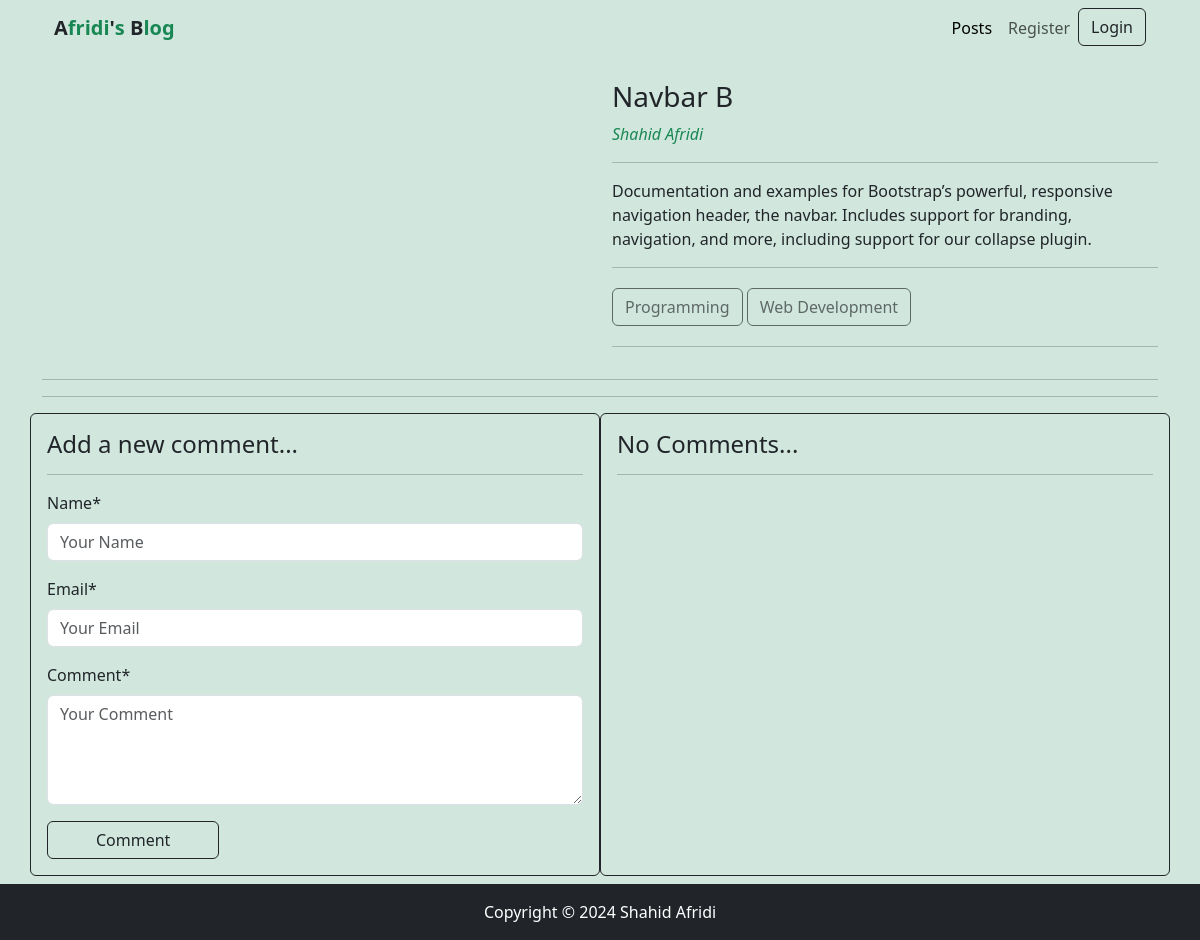
Page /post_details/1 on the earlier database version.
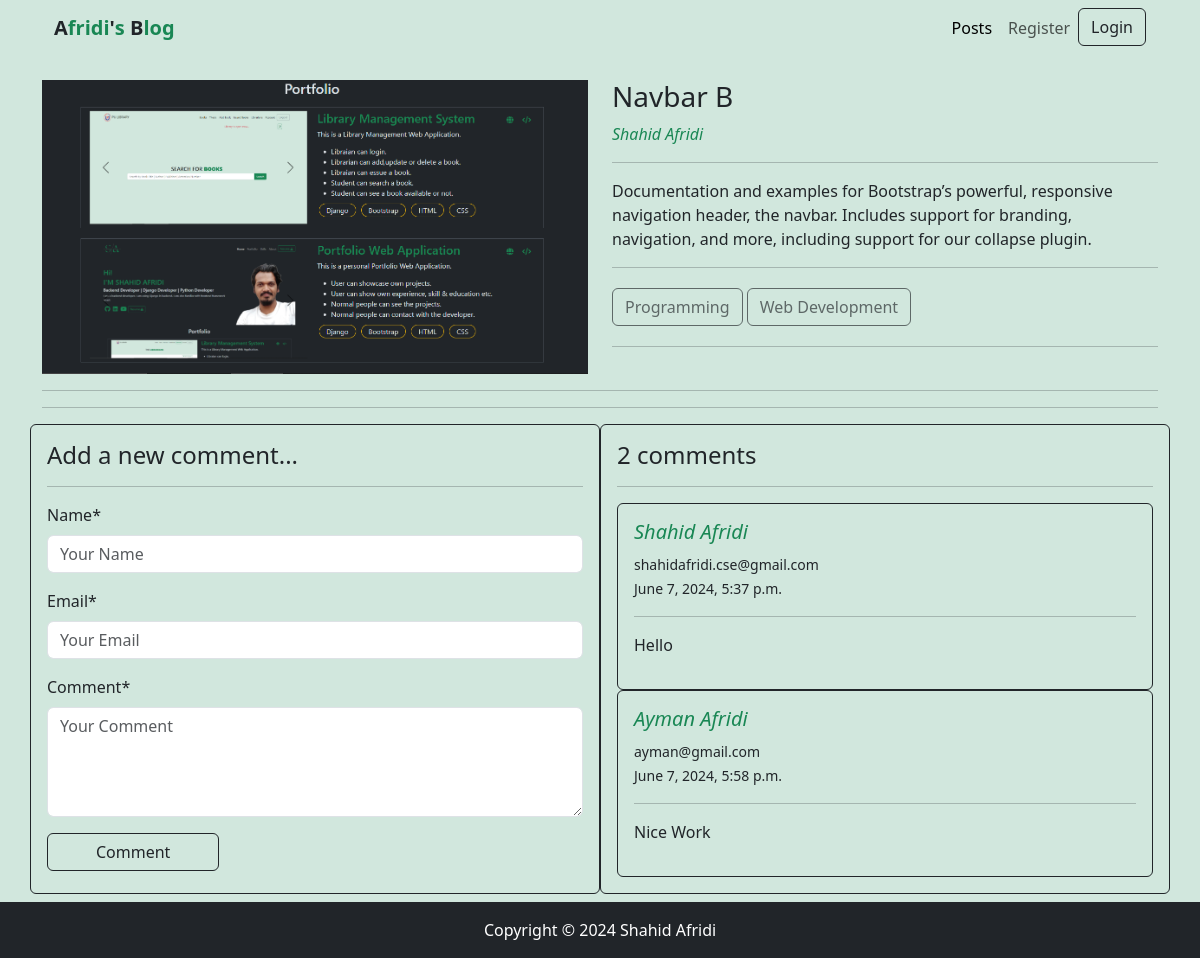
Same page on the later database version.
### categories/models.py (models this page shows, shortened)
class Category(models.Model):
    name = models.CharField(max_length=100)
    slug = models.SlugField(max_length=100, unique=True, null=True, blank=True)

### posts/models.py (models this page shows, shortened)
class Post(models.Model):
    title = models.CharField(max_length=255)
    content = models.TextField()
    category = models.ManyToManyField(Category)
    author = models.ForeignKey(User, on_delete=models.CASCADE)
    image = models.ImageField(upload_to='posts/uploads/', blank=True, null=True)

class Comment(models.Model):
    post = models.ForeignKey(Post, on_delete=models.CASCADE, related_name='comments')
    name = models.CharField(max_length=50)
    email = models.EmailField()
    body = models.TextField()
    created_at = models.DateTimeField(auto_now_add=True)

### posts/views.py (the view, shortened to what this page needs)
# urls.py: path('post_details/<int:id>', views.PostDetails.as_view(), name='post_details'),
class PostDetails(DetailView):
    model = Post
    template_name = 'posts/post_details.html'
    pk_url_kwarg = 'id'
    def get_context_data(self, **kwargs):
        context = super().get_context_data(**kwargs)
        comment_form = CommentForm()
        context['comment_form'] = comment_form
        return context

### posts/forms.py
class CommentForm(forms.ModelForm):
    class Meta:
        model = Comment
        fields = ('name', 'email', 'body')
        labels = {
            'body': 'Comment'
        }
        widgets = {
            'name': forms.TextInput(attrs={'placeholder': 'Your Name'}),
            'email': forms.EmailInput(attrs={'placeholder': 'Your Email'}),
            'body': forms.Textarea(attrs={'rows': 4, 'placeholder': 'Your Comment'})
        }

### posts/templates/posts/post_details.html (shortened to what this page needs)
{% extends "base.html" %}
{% block content %}
{% load crispy_forms_tags %}
<div class="row mt-4">
    <div class="col-md-6">
        {% if post.image %}
        <img class="w-100" src="{{post.image.url}}" alt="">
        {% endif %}
    </div>
    <div class="col-md-6">
        <h3>{{post.title}}</h3>
        <p class=''><a class="text-decoration-none text-success fst-italic" href="{% url "profile" %}">{{post.author.first_name}} {{post.author.last_name}}</a></p>
        <hr>
        <P>{{post.content }}</P>
        <hr>
        <div>
            {% for c in post.category.all %}
            <button class="btn btn-outline-dark my-1" disabled>{{c.name}}</button>
            {% endfor %}
        </div>
        <hr>
    </div>
</div>
<hr><hr>
<div class="row">
    <div class="col-md-6 border border-dark p-3 rounded">
        <h4>Add a new comment... </h4>
        <hr>
        <div>
            <form action="" method="post">
                {{comment_form|crispy}}
                <button class="btn btn-outline-dark px-5">Comment</button>
            </form>
        </div>
    </div>
    <div class="col-md-6 border border-dark p-3 rounded">
        {% if post.comments.count == 0 %}
            <h4>No Comments...</h4>
        {% else %}
            <h4>{{ post.comments.count }} comment{{ post.comments.count|pluralize }}</h4>
        {% endif %}
        <hr>
        {% for comment in post.comments.all %}
            <div class="comment border border-dark rounded p-3" >
                <h5 class="text-success fst-italic">{{comment.name}}</h5>
                <small class="text-start">{{comment.email}}</small>
                <br>
                <small class="text-end">{{comment.created_at}}</small>
                <hr>
                <p>{{comment.body}}</p>
            </div>
        {% endfor %}
    </div>
</div>
{% endblock content %}

Differences in the rows shown:
changed Post "Navbar B": image: picture added; comments.count (not shown) → "2"
added Comment: name "Shahid Afridi", email "shahidafridi.cse@gmail.com", created_at "June 7, 2024, 5:37 p.m.", body "Hello"
added Comment: name "Ayman Afridi", email "ayman@gmail.com", created_at "June 7, 2024, 5:58 p.m.", body "Nice Work"
Other differences:
text no longer shown: "No Comments..."
text now shown: "comment"
